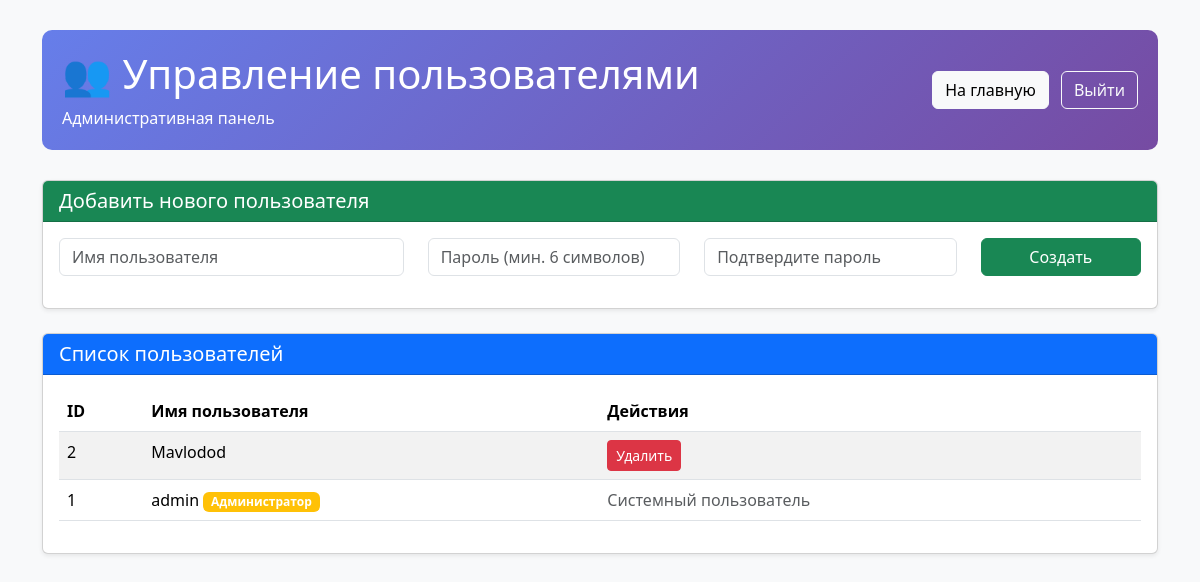
The app's page /users (signed in) with its own data.
### tables this page shows
CREATE TABLE users (
            id INTEGER PRIMARY KEY AUTOINCREMENT,
            username TEXT UNIQUE NOT NULL,
            password TEXT NOT NULL
        );

### app.py (the view, shortened to what this page needs)
@app.route("/users", methods=["GET", "POST"])
@login_required
def manage_users():
    if session.get('username') != 'admin':
        flash('У вас нет прав для управления пользователями', 'danger')
        return redirect(url_for('index'))
    conn = sqlite3.connect(DB_NAME)
    cursor = conn.cursor()
    cursor.execute("SELECT id, username FROM users")
    users = cursor.fetchall()
    conn.close()
    return render_template("users.html", users=users)

### app.py (called while the page is built)
def login_required(f):
    @wraps(f)
    def decorated_function(*args, **kwargs):
        if 'logged_in' not in session:
            flash('Пожалуйста, войдите в систему', 'warning')
            return redirect(url_for('login'))
        return f(*args, **kwargs)
    return decorated_function

### templates/users.html (shortened to what this page needs)
<!DOCTYPE html>
<html lang="ru">
<head>
    <link href="https://cdn.jsdelivr.net/npm/bootstrap@5.3.2/dist/css/bootstrap.min.css" rel="stylesheet">
</head>
<body>
<div class="container">
    <div class="header">
        <div class="d-flex justify-content-between align-items-center">
            <div>
                <h1>👥 Управление пользователями</h1>
                <p class="mb-0">Административная панель</p>
            </div>
            <div>
                <a href="{{ url_for('index') }}" class="btn btn-light me-2">На главную</a>
                <a href="{{ url_for('logout') }}" class="btn btn-outline-light">Выйти</a>
            </div>
        </div>
    </div>
    <div class="card mb-4 shadow-sm">
        <div class="card-header bg-success text-white">
            <h5 class="mb-0">Добавить нового пользователя</h5>
        </div>
        <div class="card-body">
            <form method="POST">
                <div class="row">
                    <div class="col-md-4 mb-3">
                        <input type="text" class="form-control" name="username"
                               placeholder="Имя пользователя" required>
                    </div>
                    <div class="col-md-3 mb-3">
                        <input type="password" class="form-control" name="password"
                               placeholder="Пароль (мин. 6 символов)" required>
                    </div>
                    <div class="col-md-3 mb-3">
                        <input type="password" class="form-control" name="confirm_password"
                               placeholder="Подтвердите пароль" required>
                    </div>
                    <div class="col-md-2 mb-3">
                        <button type="submit" class="btn btn-success w-100">Создать</button>
                    </div>
                </div>
            </form>
        </div>
    </div>
    <div class="card shadow-sm">
        <div class="card-header bg-primary text-white">
            <h5 class="mb-0">Список пользователей</h5>
        </div>
        <div class="card-body">
            <table class="table table-striped">
                <thead>
                    <tr>
                        <th>ID</th>
                        <th>Имя пользователя</th>
                        <th>Действия</th>
                    </tr>
                </thead>
                <tbody>
                    {% for user in users %}
                    <tr>
                        <td>{{ user[0] }}</td>
                        <td>
                            {{ user[1] }}
                            {% if user[1] == 'admin' %}
                            <span class="badge bg-warning">Администратор</span>
                            {% endif %}
                        </td>
                        <td>
                            {% if user[1] != 'admin' %}
                            <form method="POST" style="display: inline;">
                                <button type="submit" class="btn btn-danger btn-sm"
                                        onclick="return confirm('Удалить пользователя {{ user[1] }}?')">
                                    Удалить
                                </button>
                            </form>
                            {% else %}
                            <span class="text-muted">Системный пользователь</span>
                            {% endif %}
                        </td>
                    </tr>
                    {% endfor %}
                </tbody>
            </table>
        </div>
    </div>
</div>
</body>
</html>

### templates/users.html (style rules this page uses)
body { padding: 30px; background-color: #f8f9fa; }
.header { background: linear-gradient(135deg, #667eea 0%, #764ba2 100%); color: white; padding: 20px; border-radius: 10px; margin-bottom: 30px; }

### records on screen
users: id "2", username "Mavlodod"
users: id "1", username "admin", shows "Администратор", shows "Системный пользователь"
